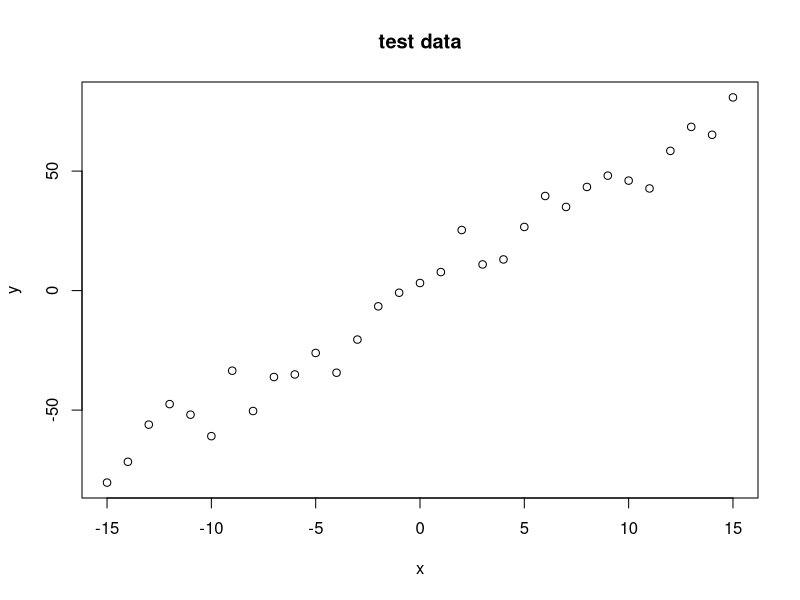
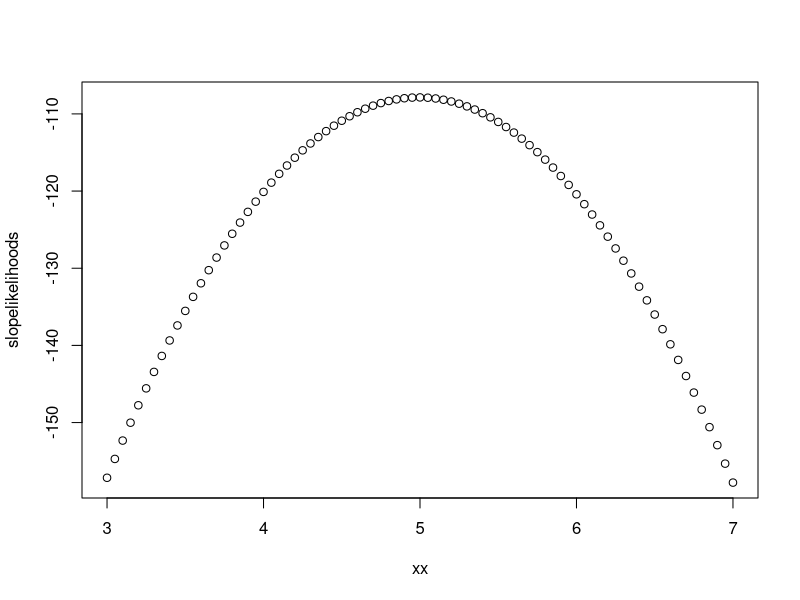
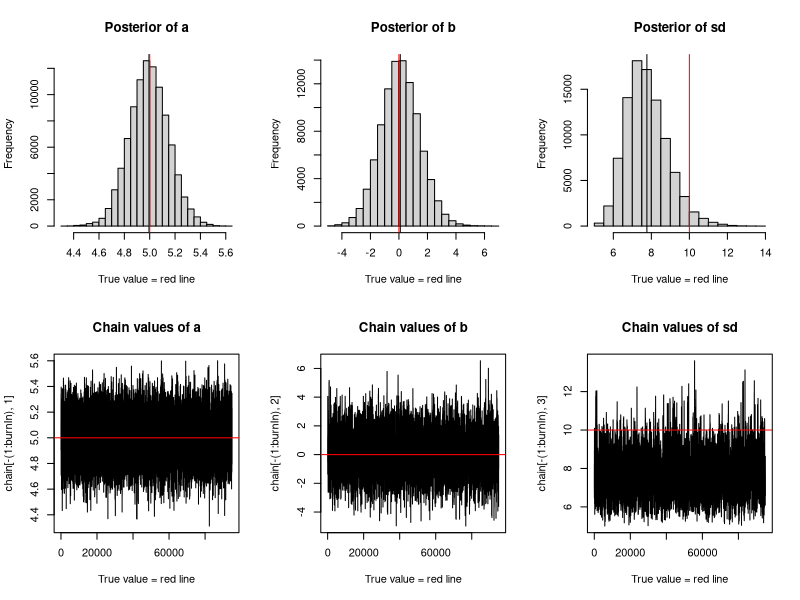
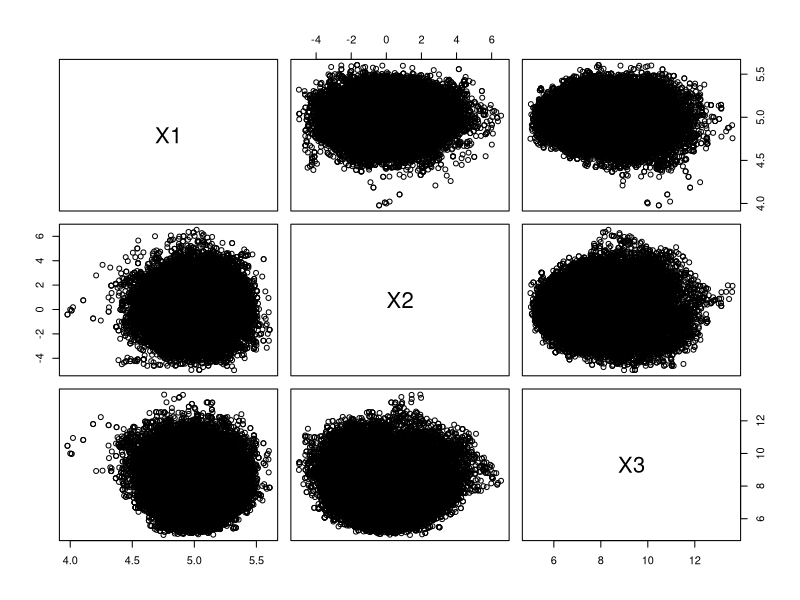

Generate these figures, in order, with R:
# MCMC from Theoretical ecology blog Florian  Hartig

graphics.off()  #close plots
rm(list = ls()) #clear global env
cat("\014") #clear console

#define mystery function which underlies the noisy data
trueA = 5
trueB = 0
trueSD = 10
sampleSize = 31

x = (-(sampleSize-1)/2):((sampleSize-1)/2)
y = trueA*x + trueB + rnorm(n = sampleSize, mean = 0, sd = trueSD)
plot(x,y, main = 'test data')

#Log likelihood function. Gives -125.1104 for True values
likelihood <- function(param){
  a = param[1]
  b = param[2]
  sd = param[3]
  
  pred = a*x + b
  
  singlelikelihoods = dnorm(y,mean = pred, sd = sd, log = T)
  sumll = sum(singlelikelihoods)
  
  #alternative log likelihood function. Gives -162 for real values
  #log(exp(-sum((y-pred)^2)/(length(y)))) = -sum((y-pred)^2)/(length(y))
  #sumll = -sum((y-pred)^2)/(length(y))
  
  return(sumll)
}


slopevalues <- function(x){
  return(likelihood(c(x,trueB,trueSD)))
}
xx = seq(3,7,by = 0.05)
slopelikelihoods = lapply(xx,slopevalues)
plot(xx, slopelikelihoods)

#defining priors
prior <- function(param){
  a = param[1]
  b = param[2]
  sd = param[3]
  aprior = dunif(a, min = 0, max = 10, log=T)
  bprior = dnorm(b, sd = 5, log = T)
  sdprior = dunif(sd, min=0, max=30, log = T)
  return(aprior+bprior+sdprior)
}

#posterior is the product of the prior and likelihood or their sums in log space
posterior <- function(param){
  return( likelihood(param) + prior(param) )
}
  

proposalfunction <- function(param){
  y = rnorm(3, mean = param, sd = c(0.1, 0.5, 0.3))
  return(y)
}
  
run_metropolis_mcmc <- function(startvalue,iterations){
  chain = array(dim = c(iterations+1,3))
  chain[1,] = startvalue
  for (i in 1:iterations){
    proposal = proposalfunction(chain[i,])
    probab = exp(posterior(proposal) - posterior(chain[i,]))
    if (runif(1) < probab){
      chain[i+1,] = proposal
    }else{
      chain[i+1,] = chain[i,]
    }
  }
  return(chain)
}
  
startvalue = c(4,0,10)
chain = run_metropolis_mcmc(startvalue, 100000)
  
burnIn = 5000
rejection = 1 - mean(duplicated(chain[-(1:burnIn),]))

par(mfrow = c(2,3))
hist(chain[-(1:burnIn),1],nclass=30, , main="Posterior of a", xlab="True value = red line" )
abline(v = mean(chain[-(1:burnIn),1]))
abline(v = trueA, col="red" )
hist(chain[-(1:burnIn),2],nclass=30, main="Posterior of b", xlab="True value = red line")
abline(v = mean(chain[-(1:burnIn),2]))
abline(v = trueB, col="red" )
hist(chain[-(1:burnIn),3],nclass=30, main="Posterior of sd", xlab="True value = red line")
abline(v = mean(chain[-(1:burnIn),3]) )
abline(v = trueSD, col="red" )
plot(chain[-(1:burnIn),1], type = "l", xlab="True value = red line" , main = "Chain values of a", )
abline(h = trueA, col="red" )
plot(chain[-(1:burnIn),2], type = "l", xlab="True value = red line" , main = "Chain values of b", )
abline(h = trueB, col="red" )
plot(chain[-(1:burnIn),3], type = "l", xlab="True value = red line" , main = "Chain values of sd", )
abline(h = trueSD, col="red" )

# for comparison:
summary(lm(y~x))

#look at the joints
pairs(data.frame(chain))

